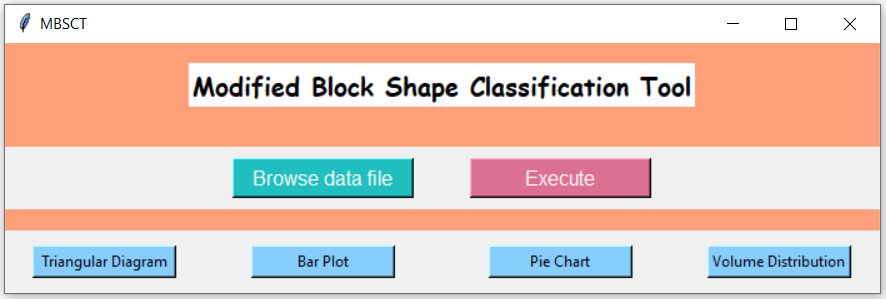

Python code for this plot:
from tkinter import *
from tkinter.filedialog import askopenfile
#from PIL import Image, ImageTk
root = Tk()

root.title("MBSCT")

root.geometry('+%d+%d'%(1250,10))

header = Frame(root,width=700, height= 150, bg="LightSalmon")
header.grid(columnspan=4, rowspan=2, row=0)

middle = Frame(root,width=700, height= 50)
middle.grid(columnspan=4, rowspan=1, row=1)

lower = Frame(root,width=700, height= 50)
lower.grid(columnspan=4, rowspan=1, row=2)

Label(root, text="Modified Block Shape Classification Tool",bg="white", font=("Comic Sans MS", 15, "bold")).grid(rowspan=1,columnspan=4, row=0)

def open_file():
	browse_text.set("loading...")
	file = askopenfile(parent=root, mode ='rb', filetypes=[('Excel', ('*.xls', '*.xlsx'))])
	if file:
				
		global data
		data=pd.read_excel(file, sheet_name='Sheet1')
		data.drop_duplicates(ignore_index=True, inplace=True)
		global area
		area=pd.read_excel(file, sheet_name='Sheet3')
		global volume
		volume=pd.read_excel(file, sheet_name='Sheet2')
		
		browse_text.set("Browse data file")		

import pandas as pd
import numpy as np

def funct():
    #import pandas as pd
    #import numpy as np
    #data=pd.read_excel(file, sheet_name='Sheet1')
    #data.drop_duplicates(ignore_index=True, inplace=True)

    #Button(root, text="Finished", font=("Raleway",12), bg="PaleVioletRed", fg="white", height=1, width=15).grid(row=2,column=2)
  
    uni=[i for i in data['Block']]
    uni=np.array(uni)
    uni=np.unique(uni)
    blk=uni

    def elongation_index():
        uni=[i for i in data['Block']]
        uni=np.array(uni)
        uni=np.unique(uni)
        fn = pd.DataFrame()
        for u in uni:
            d=data.groupby(data.Block)
            g=d.get_group(u)
            g3=d.get_group(u)
            g=g.to_numpy()
            n=0
            r1=[i for i in range(len(g))]
            ary_vec=[]
            for i in r1:
                n=n+1
                r2=[i for i in r1[n:]]
                for j in r2:

                    x=g[i]-g[j]
                    ary_vec.append(x)
            length=[np.linalg.norm(i) for i in ary_vec]  		#length of all chords
            med=np.median(length)
            max=np.max(length)					#max length chord
            index=length.index(max)
            l1=[i for i in range(len(g))]
            l1=sorted(l1, reverse=True)
            l1=l1[:-1]
            n1=0
            m1=0
            for i in l1:
                if m1<=index:
                    n1=n1+1
                    m1=m1+i
            sum=0
            for i in range(n1-1):
                sum=sum+l1[i]
            n2=n1-1								#max length chord vertex1
            n3=(index+1)-sum
            n4=n3+n2							#max length chord vertex2
            l_chrd_vec = np.array(g[n4] - g[n2])				#longest chord vector
            chords=[]
            l_chord=[]
            for i in range(len(g)):
                chrd=g[n4]-g[i]									
                l_chord1=np.linalg.norm(chrd)  
                chords.append(chrd)
                l_chord.append(l_chord1)
            df_chords=pd.DataFrame(chords)					#all chords passing through max length chord vertex2 (n4)
				
				
            df_chords['lng']=l_chord
            df_chords['Block']=u
            df11=df_chords[df_chords['lng']>=med]				#Chords greater than median chord length
				
            df11.reset_index(inplace=True)
            del df11['index']
            del df11['lng']
            del df11['Block']
            df11_np=df11.to_numpy()						#all chords greater than median chord length and passing though max_length_chord vertex (n4)	
		
            if len(df11_np)<=1:
                continue					

            k=0
            w1=[]
            r=range(len(df11_np))
            for i in r:
                k=k+1
                r1= [j for j in r[k:]]
                for j in r1:
                    w=np.dot(df11_np[i],df11_np[j])/(np.linalg.norm(df11_np[i])*np.linalg.norm(df11_np[j]))
                    w1.append(w)
			  	
            w1 =[ i**2 for i in w1]
		
            #area=pd.read_excel('elong.xlsx', sheet_name='Sheet3')
            d=area.groupby(area.Block)
            d=d.get_group(u)
            surf_area=np.sum(d['Area'])
            #volume=pd.read_excel('elong.xlsx', sheet_name='Sheet2')
            d=volume.groupby(volume.Block)
            d=d.get_group(u)
            vol=d.iloc[0]['Volume']
            avg_cod_lng=np.average(length)

            alpha= (surf_area*avg_cod_lng)/(7.7*vol)
            elong= np.min(w1)
            l=[u,max, np.min(w1), elong, alpha, vol]
            df=pd.DataFrame(l).T
            fn=fn.append(df, ignore_index=True)
		
        fn.rename(columns ={0:'Block', 1: 'Max', 2: 'Width', 3:'Elong_index', 4:'alpha', 5:'vol'}, inplace=True)
        return fn		

    def elongation_index1():
        uni=[i for i in data['Block']]
        uni=np.array(uni)
        uni=np.unique(uni)
        fn = pd.DataFrame()
        for u in uni:
            d=data.groupby(data.Block)
            g=d.get_group(u)
            g3=d.get_group(u)
            g=g.to_numpy()
            n=0
            r1=[i for i in range(len(g))]
            ary_vec=[]
            for i in r1:
                n=n+1
                r2=[i for i in r1[n:]]
                for j in r2:

                    x=g[i]-g[j]
                    ary_vec.append(x)
            length=[np.linalg.norm(i) for i in ary_vec]  		#length of all chords
            med=np.median(length)
            max=np.max(length)					#max length chord
            index=length.index(max)
            l1=[i for i in range(len(g))]
            l1=sorted(l1, reverse=True)
            l1=l1[:-1]
            n1=0
            m1=0
            for i in l1:
                if m1<=index:
                    n1=n1+1
                    m1=m1+i
            sum=0
            for i in range(n1-1):
                sum=sum+l1[i]
            n2=n1-1								#max length chord vertex1
            n3=(index+1)-sum
            n4=n3+n2							#max length chord vertex2
            l_chrd_vec = np.array(g[n2] - g[n4])				#longest chord vector
            chords=[]
            l_chord=[]
            for i in range(len(g)):
                chrd=g[n2]-g[i]									
                l_chord1=np.linalg.norm(chrd)  
                chords.append(chrd)
                l_chord.append(l_chord1)
            df_chords=pd.DataFrame(chords)					#all chords passing through max length chord vertex2 (n2)
				
				
            df_chords['lng']=l_chord
            df_chords['Block']=u
            df11=df_chords[df_chords['lng']>=med]				#Chords greater than median chord length
				
            df11.reset_index(inplace=True)
            del df11['index']
            del df11['lng']
            del df11['Block']
            df11_np=df11.to_numpy()						#all chords greater than median chord length and passing though max_length_chord vertex (n2)	
            if len(df11_np)<=1:
                continue					

            k=0
            w1=[]
            r=range(len(df11_np))
            for i in r:
                k=k+1
                r1= [j for j in r[k:]]
                for j in r1:
                    w=np.dot(df11_np[i],df11_np[j])/(np.linalg.norm(df11_np[i])*np.linalg.norm(df11_np[j]))
                    w1.append(w)
			  	
		
            w1 =[ i**2 for i in w1]
            #area=pd.read_excel('elong.xlsx', sheet_name='Sheet3')
            d=area.groupby(area.Block)
            d=d.get_group(u)
            surf_area=np.sum(d['Area'])
            #volume=pd.read_excel('elong.xlsx', sheet_name='Sheet2')
            d=volume.groupby(volume.Block)
            d=d.get_group(u)
            vol=d.iloc[0]['Volume']
            avg_cod_lng=np.average(length)

            alpha= (surf_area*avg_cod_lng)/(7.7*vol)
            elong= np.min(w1)
            l=[u,max, np.min(w1), elong, alpha, vol]
            df=pd.DataFrame(l).T
            fn=fn.append(df, ignore_index=True)
		
        fn.rename(columns ={0:'Block', 1: 'Max', 2: 'Width', 3:'Elong_index', 4:'alpha', 5:'vol'}, inplace=True)
        return fn

    elng=elongation_index()
    l_elng=elng['Elong_index'].to_list()
    l_block= elng['Block'].to_list()
    l_alpha= elng['alpha'].to_list()
    l_vol=elng['vol'].to_list()

    elng1=elongation_index1()
    l_elng1=elng1['Elong_index'].to_list()
    l_block1= elng1['Block'].to_list()
    l_alpha1= elng1['alpha'].to_list()
    l_vol1=elng1['vol'].to_list()


    df=pd.DataFrame(l_elng, index=l_block)
    df[1]=l_alpha
    df[2]=l_vol

    df1=pd.DataFrame(l_elng1, index=l_block1)
    df1[1]=l_alpha1
    df1[2]=l_vol1

    df_i=df.index.to_list()
    df1_i=df1.index.to_list()
    l=[]

    for i in blk:
        if i in df_i:
            if i in df1_i:
                l.append(i)
    l1=[]
    for i in blk:
        if i not in l:
            l1.append(i)

    l2=[]
    block=[]
    alpha=[]
    vol=[]
    for u in l:
        m= (df.loc[u][0]*df1.loc[u][0])*2/(df.loc[u][0] + df1.loc[u][0])
        l2.append(m)
        block.append(u)
        alpha.append(df.loc[u][1])
        vol.append(df.loc[u][2])
    for u in l1:
        if u in df_i:
            l2.append(df.loc[u][0])
            block.append(u)
            alpha.append(df.loc[u][1])
            vol.append(df.loc[u][2])
        else:
            l2.append(df1.loc[u][0])
            block.append(u)
            alpha.append(df1.loc[u][1])
            vol.append(df1.loc[u][2])

    l_alpha1=[]
    for i in alpha:
        if i>10:
            l_alpha1.append(10)
        else:
            l_alpha1.append(i)

    global df_final	
    df_final=pd.DataFrame(block)	
    df_final['Beta']= l2
    df_final['Alpha']= l_alpha1
    df_final['Volume']=vol
    df_final.rename(columns ={0:'Block'}, inplace=True)
    df_final.to_excel('MBSC.xlsx')
    
def Tri_plot():
	import matplotlib.pyplot as plt
	plt.figure()
	plt.plot([-0.5,0.5],[0,0], 'k-', linewidth=0.5)
	plt.plot([-0.5,0],[0,0.8660], 'k-', linewidth=0.5)
	plt.plot([0.5,0],[0,0.8660], 'k-', linewidth=0.5)
	plt.plot([-0.35,0.35],[0.259807621,0.259807621], 'k-', linewidth=0.5)
	plt.plot([-0.125,0.125],[0.64952,0.64952], 'k-', linewidth=0.5)
	plt.plot([-0.125,0.125],[0.64952,0.64952], 'k-', linewidth=0.5)
	plt.plot([-0.016015122,-0.005719686],[0.259807621,0.649519053], 'k-', linewidth=0.5)
	plt.plot([-0.198970004,-0.139279003],[0,0.25981], 'k-', linewidth=0.5)
	plt.plot([0.198970004,0.139279003],[0,0.25981], 'k-', linewidth=0.5)

	plt.text(-0.02,0.70776, 'E', color='black', fontsize=15, fontweight='bold')
	plt.text(-0.15,0.454629042, 'CE', color='black', fontsize=15, fontweight='bold')
	plt.text(0.08,0.454629042, 'EP', color='black', fontsize=15, fontweight='bold')
	plt.text(-0.33,0.129905, 'C', color='black', fontsize=15, fontweight='bold')
	plt.text(0,0.129905, 'PC', color='black', fontsize=15, fontweight='bold')
	plt.text(0.27,0.129905, 'P', color='black', fontsize=15, fontweight='bold')

	plt.text(-0.3,0.454629042, '\u03B2', color='black', fontsize=15)
	plt.text(-0.02,-0.08, '\u03B1', color='black', fontsize=15)

	plt.text(-0.55,0, '0', color='black', fontsize=13)
	plt.text(-0.44,0.25981, '0.3', color='black', fontsize=13)
	plt.text(-0.25,0.64952, '0.75', color='black', fontsize=13)
	plt.text(-0.1,0.8620, '1.0', color='black', fontsize=13)

	plt.text(-0.52,-0.08, '1', color='black', fontsize=13)
	plt.text(-0.208970004,-0.08, '2', color='black', fontsize=13)
	plt.text(0.188970004,-0.08, '5', color='black', fontsize=13)
	plt.text(0.48,-0.08, '10', color='black', fontsize=13)

	alpha = []
	for i in df_final['Alpha']:
		if i < 1.0:
			alpha.append(1.0)
		elif i > 10.0:
			alpha.append(10.0)
		else:
			alpha.append(i)

	y1 = (df_final['Beta'])*np.sin(np.deg2rad(60))
	x1 = ((np.sin(np.deg2rad(60)) - y1)/(np.sin(np.deg2rad(60))))*(np.log10(alpha)-0.5)

	plt.scatter(x1,y1,s=4, marker='o', c='red')
	plt.axis('off')
	plt.show()

def pie_plot():
	import pandas as pd
	import numpy as np
	import matplotlib.pyplot as plt

	data1=df_final
	n=len(data1)

	df_vol=data1.sort_values('Volume')

	df=df_vol['Volume']
	df=df.reset_index()
	del df['index']
	index = df. index
	index = [(i/n)*100 for i in index]



	d20=np.interp(20, index,df['Volume'])
	d40=np.interp(40, index,df['Volume'])
	d60=np.interp(60, index,df['Volume'])
	d80=np.interp(80, index,df['Volume'])


	df_d20=df_vol[df_vol['Volume']<=d20]

	df_d2040=df_vol[df_vol['Volume']<=d40]
	df_d2040=df_d2040[df_d2040['Volume']>d20]

	df_d4060=df_vol[df_vol['Volume']<=d60]
	df_d4060=df_d4060[df_d4060['Volume']>d40]

	df_d6080=df_vol[df_vol['Volume']<=d80]
	df_d6080=df_d6080[df_d6080['Volume']>d60]

	df_d80=df_vol[df_vol['Volume']>d80]



	l=[df_d20,df_d2040,df_d4060,df_d6080, df_d80]


	d=[]
	k=[3]

	for i in range(len(l)):
	
		E = l[i][l[i]['Beta']>0.75]
		d.append(len(E))	

		CP_E1 = l[i][l[i]['Beta']<=0.75]
		CP_E = CP_E1[CP_E1['Beta']>0.3]
		CE = CP_E[CP_E['Alpha']<=3.0]
		EP = CP_E[CP_E['Alpha']>3.0]
		d.append(len(CE))
		d.append(len(EP))


		C_PC_P = l[i][l[i]['Beta']<=0.3]
		C = C_PC_P[C_PC_P['Alpha']<=2.0]
		PC = C_PC_P[C_PC_P['Alpha']<=5.0]
		PC = PC[PC['Alpha']>2.0]
		P = C_PC_P[C_PC_P['Alpha']>5.0]
		d.append(len(C))
		d.append(len(PC))
		d.append(len(P))


	d20=d[0:6]
	d2040=d[6:12]
	d4060=d[12:18]
	d6080=d[18:24]
	d80=d[24:30]

	e = np.sum([d20[0],d2040[0],d4060[0],d6080[0],d80[0]])
	ce = np.sum([d20[1],d2040[1],d4060[1],d6080[1],d80[1]])
	ep = np.sum([d20[2],d2040[2],d4060[2],d6080[2],d80[2]])
	c = np.sum([d20[3],d2040[3],d4060[3],d6080[3],d80[3]])
	cp = np.sum([d20[4],d2040[4],d4060[4],d6080[4],d80[4]])
	p = np.sum([d20[5],d2040[5],d4060[5],d6080[5],d80[5]])

	pie = np.array([e,ce,ep,c,cp,p])
	mylabels = ["E", "CE", "EP", "C", "CP", "P"]
	plt.pie(pie, labels = mylabels, autopct='%.2f')
	plt.legend()
	plt.show() 

def BVD():
	import pandas as pd
	import numpy as np
	import matplotlib.pyplot as plt

	data1=df_final
	n=len(data1)

	df_vol=data1.sort_values('Volume')

	df=df_vol['Volume']
	df=df.reset_index()
	del df['index']
	index = df. index
	index = [(i/n)*100 for i in index]

	ax=plt.gca()
	ax.set_ylim([0,100])
	ax.yaxis.grid()
	plt.scatter(df['Volume'],index,s=10, marker='o', c='red')
	plt.xscale('log')

	d20=np.interp(20, index,df['Volume'])
	d40=np.interp(40, index,df['Volume'])
	d60=np.interp(60, index,df['Volume'])
	d80=np.interp(80, index,df['Volume'])


	plt.plot([d20,d20],[0,20],'k', linewidth=1.0)
	plt.plot([d40,d40],[0,40], 'k-', linewidth=1.0)
	plt.plot([d60,d60],[0,60], 'k-', linewidth=1.0)
	plt.plot([d80,d80],[0,80], 'k-', linewidth=1.0)

	plt.text(d20,15, '$d_{20}$', color='black', fontsize=15, fontweight='bold')
	plt.text(d40,35, '$d_{40}$', color='black', fontsize=15, fontweight='bold')
	plt.text(d60,55, '$d_{60}$', color='black', fontsize=15, fontweight='bold')
	plt.text(d80,75, '$d_{80}$', color='black', fontsize=15, fontweight='bold')
	plt.ylabel('% volume smaller than',fontsize=15 )
	plt.xlabel('volume (m$^3$)', fontsize=15)
	plt.show()

def bar_plot():
	import pandas as pd
	import numpy as np
	import matplotlib.pyplot as plt

	data1=df_final
	n=len(data1)

	df_vol=data1.sort_values('Volume')

	df=df_vol['Volume']
	df=df.reset_index()
	del df['index']
	index = df. index
	index = [(i/n)*100 for i in index]

	d20=np.interp(20, index,df['Volume'])
	d40=np.interp(40, index,df['Volume'])
	d60=np.interp(60, index,df['Volume'])
	d80=np.interp(80, index,df['Volume'])
	


	df_d20=df_vol[df_vol['Volume']<=d20]

	df_d2040=df_vol[df_vol['Volume']<=d40]
	df_d2040=df_d2040[df_d2040['Volume']>d20]

	df_d4060=df_vol[df_vol['Volume']<=d60]
	df_d4060=df_d4060[df_d4060['Volume']>d40]

	df_d6080=df_vol[df_vol['Volume']<=d80]
	df_d6080=df_d6080[df_d6080['Volume']>d60]

	df_d80=df_vol[df_vol['Volume']>d80]



	l=[df_d20,df_d2040,df_d4060,df_d6080, df_d80]


	d=[]
	k=[3]

	for i in range(len(l)):
	
		E = l[i][l[i]['Beta']>0.75]
		d.append(len(E))	

		CP_E1 = l[i][l[i]['Beta']<=0.75]
		CP_E = CP_E1[CP_E1['Beta']>0.3]
		CE = CP_E[CP_E['Alpha']<=3.0]
		EP = CP_E[CP_E['Alpha']>3.0]
		d.append(len(CE))
		d.append(len(EP))


		C_PC_P = l[i][l[i]['Beta']<=0.3]
		C = C_PC_P[C_PC_P['Alpha']<=2.0]
		PC = C_PC_P[C_PC_P['Alpha']<=5.0]
		PC = PC[PC['Alpha']>2.0]
		P = C_PC_P[C_PC_P['Alpha']>5.0]
		d.append(len(C))
		d.append(len(PC))
		d.append(len(P))


	d20=d[0:6]
	d2040=d[6:12]
	d4060=d[12:18]
	d6080=d[18:24]
	d80=d[24:30]


	w =0.1
	x = ["<D20","D20toD40","D40toD60","D60toD80", ">D80"]

	e = [d20[0],d2040[0],d4060[0],d6080[0],d80[0]]
	e = [(i/n)*100 for i in e]
	ce = [d20[1],d2040[1],d4060[1],d6080[1],d80[1]]
	ce = [(i/n)*100 for i in ce]
	ep = [d20[2],d2040[2],d4060[2],d6080[2],d80[2]]
	ep = [(i/n)*100 for i in ep]
	c = [d20[3],d2040[3],d4060[3],d6080[3],d80[3]]
	c = [(i/n)*100 for i in c]
	cp = [d20[4],d2040[4],d4060[4],d6080[4],d80[4]]
	cp = [(i/n)*100 for i in cp]
	p = [d20[5],d2040[5],d4060[5],d6080[5],d80[5]]
	p = [(i/n)*100 for i in p]



	bar1 = np.arange(len(x))
	bar2 = [i+w for i in bar1]
	bar3 = [i+w for i in bar2]
	bar4 = [i+w for i in bar3]
	bar5 = [i+w for i in bar4]
	bar6 = [i+w for i in bar5]

	plt.bar(bar1,e,w, label ='E')
	plt.bar(bar2,ce,w, label ='CE')
	plt.bar(bar3,ep,w, label ='EP')
	plt.bar(bar4,c,w, label ='C')
	plt.bar(bar5,cp,w, label ='CP')
	plt.bar(bar6,p,w, label ='P')

	plt.ylabel('% of total block')
	plt.xticks(bar1,x)
	plt.legend()
	plt.show()




Button(root, text="Triangular Diagram", command=Tri_plot, bg="SkyBlue1", height=1, width=15).grid(row=2,column=0)
Button(root, text="Bar Plot",command =bar_plot, bg="SkyBlue1", height=1, width=15).grid(row=2,column=1)
Button(root, text="Pie Chart", command=pie_plot, bg="SkyBlue1", height=1, width=15).grid(row=2,column=2)
Button(root, text="Volume Distribution", command = BVD, bg="SkyBlue1", height=1, width=15).grid(row=2,column=3)
Button(root, text="Execute", command=funct, font=("Raleway",12), bg="PaleVioletRed", fg="white", height=1, width=15).grid(row=1,column=2)

browse_text = StringVar()
browse_btn = Button(root, textvariable=browse_text, command=lambda:open_file(), font=("Raleway",12), bg="#20bebe", fg="white", height=1, width=15).grid(row=1,column=1)
browse_text.set("Browse data file")

#browse_btn = Button(root, textvariable=browse_text, command=lambda:open_file(), font=("Raleway",12), bg="#20bebe", fg="white", height=1, width=15)
#browse_text.set("Browse data file")
#browse_btn.grid(rowspan=1, column=1, row=1, sticky=NE, padx=50)

#my_button = Button(root, text='Block Shape Press')
#my_button.pack()
root.mainloop()
